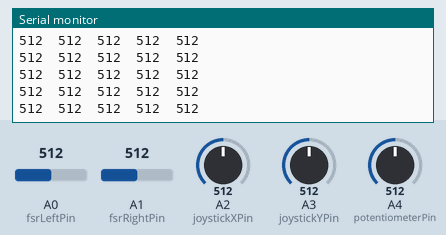
Recording of a sketch running on a simulated Arduino Nano 33 IoT. Shown: the last lines printed to the serial monitor. The test bench sets the inputs (shaded band); at power-on: A0 (fsrLeftPin) = 512, A1 (fsrRightPin) = 512, A2 (joystickXPin) = 512, A3 (joystickYPin) = 512, A4 (potentiometerPin) = 512. Nothing arrives over Bluetooth unless stated.

Above: at 1.2 s.
1.3 s: A0 (fsrLeftPin) set to 716
At 1.33 s:
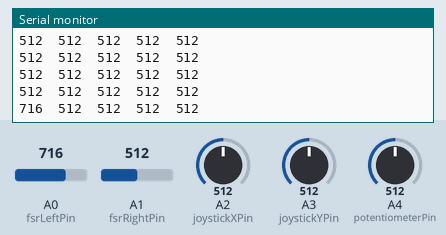
2.8 s: A1 (fsrRightPin) set to 716
At 2.81 s:
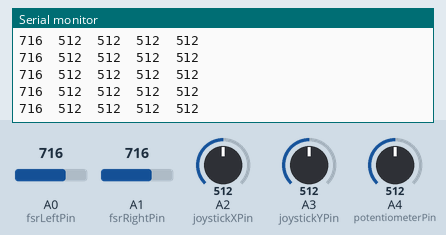
4.3 s: A2 (joystickXPin) set to 716
At 4.33 s:
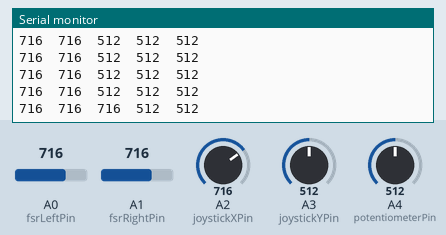
5.8 s: A3 (joystickYPin) set to 716
At 5.8 s:
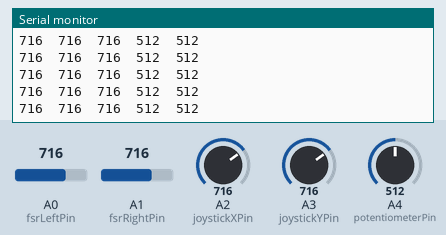
7.3 s: A4 (potentiometerPin) set to 716
At 7.32 s:
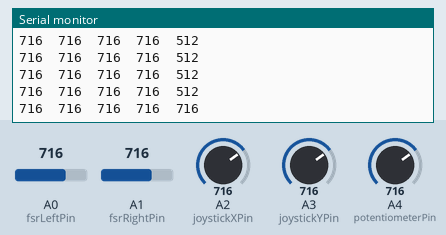
8.8 s: A0 (fsrLeftPin) set to 992
At 8.8 s:
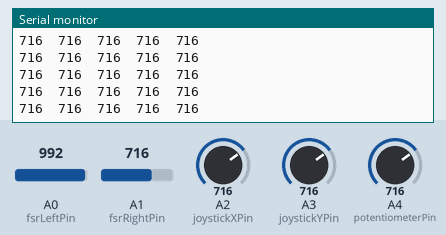
Timing chart, 0 to 11.3 s (numbered marks = the images above; inputs shaded):
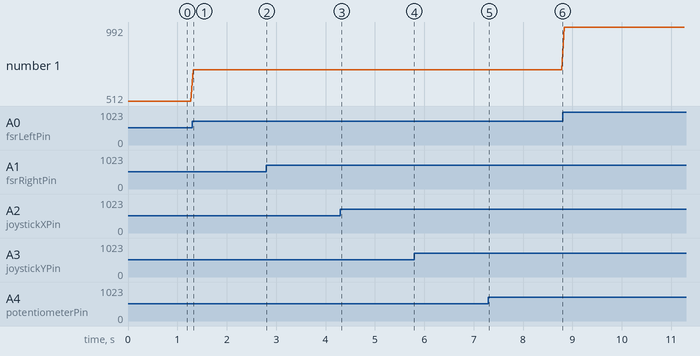

The sketch:

testing_nano_ble_2fsr_joy_pot.ino
```cpp
#include <ArduinoBLE.h>

const int fsrLeftPin = A0;
const int fsrRightPin = A1;
const int joystickXPin = A2;
const int joystickYPin = A3;
const int potentiometerPin = A4;

BLEService mouseService("1812");  // BLE Human Interface Device (HID) Service
BLECharacteristic mouseCharacteristic("2A4D", BLERead | BLEWrite, 2);  // BLE HID Report Characteristic

void setup() {
  Serial.begin(9600);

  if (!BLE.begin()) {
    Serial.println("Failed to initialize BLE!");
    while (1);
  }

  BLE.setLocalName("NanoMouse");
  BLE.setAdvertisedService(mouseService);
  mouseService.addCharacteristic(mouseCharacteristic);
  BLE.addService(mouseService);

  mouseCharacteristic.writeValue((const char*)0);  // Initial value

  BLE.advertise();

  Serial.println("NanoMouse BLE Peripheral - Waiting for connections...");
}

void loop() {
  int fsrLeftValue = analogRead(fsrLeftPin);
  int fsrRightValue = analogRead(fsrRightPin);
  int joystickXValue = analogRead(joystickXPin);
  int joystickYValue = analogRead(joystickYPin);
  int potentiometerValue = analogRead(potentiometerPin);

  // Format the data for the Serial Plotter
  Serial.print(fsrLeftValue);
  Serial.print("\t");
  Serial.print(fsrRightValue);
  Serial.print("\t");
  Serial.print(joystickXValue);
  Serial.print("\t");
  Serial.print(joystickYValue);
  Serial.print("\t");
  Serial.print(potentiometerValue);
  Serial.println();

  // Update the BLE characteristic value
  uint8_t potentiometerValueBytes[] = {static_cast<uint8_t>(potentiometerValue)};
  mouseCharacteristic.writeValue(potentiometerValueBytes, sizeof(potentiometerValueBytes));

  delay(50);
}
```

Measured:
- after the input at 1.3 s, the serial monitor: prints a new line at once (image 1)
- after the input at 4.3 s, the serial monitor: prints a new line at once (image 3)
- after the input at 7.3 s, the serial monitor: prints a new line at once (image 5)
- plotted number 1: 512 → 716 after the input at 1.3 s, 716 → 992 after the input at 8.8 s
